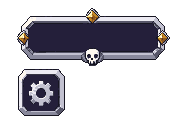
#> input picture ArtSource/SilverRoyalRelicUI/Stage01/Raw/A.png, 192 x 128 px; its folder holds 4 pictures in this run
$ python cleanup.py
#> lines starting #> are read from the running program, lines starting #| are printed output that depends on the picture
"""Prepare explicit edits, execute them inside LibreSprite, verify native exports."""
from pathlib import Path
from PIL import Image
from collections import Counter,deque
import json,hashlib,subprocess
HERE=Path(__file__).resolve().parent;ROOT=HERE.parents[2]
EXE='C:/Users/USER/Downloads/libresprite-development-windows-x86_64/libresprite.exe'
def sha(p):return hashlib.sha256(p.read_bytes()).hexdigest()
def rgb(h):return tuple(bytes.fromhex(h.lstrip('#')))
plans=[];expected={};native={}
for key in ['A','B','CWave','CSettings']:
    source=HERE/'Raw'/f'{key}.png';im=Image.open(source).convert('RGBA');out=im.copy();changes=[]
#> further down, im is the input picture: PIL image 192x128 RGBA; mean R, G, B, A 45, 42.9, 57.1, 87.9
    if key in ['A','B']:
        mapping={rgb('241f3a'):rgb('11101b')}
        if key=='B':mapping[rgb('151423')]=rgb('171622')
    else:mapping={}
    for y in range(im.height):
        for x in range(im.width):
            c=im.getpixel((x,y))
            if c[3] and c[:3] in mapping:out.putpixel((x,y),(*mapping[c[:3]],255))
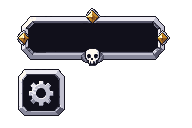
#> out: PIL image 192x128 RGBA; mean R, G, B, A 41.6, 40.2, 51.6, 87.9; transparent parts drawn white
    # C's inner recess is a separate connected near-black region. Never remap its outline.
    if key.startswith('C'):
        center=(96,30) if key=='CWave' else (32,15)
        source_color=out.getpixel(center)
        if source_color[:3] in [rgb('171622'),rgb('151423'),rgb('241f3a')]:
            q=deque([center]);seen={center}
            while q:
                x,y=q.popleft();out.putpixel((x,y),(*rgb('11101b'),255))
                for p in [(x-1,y),(x+1,y),(x,y-1),(x,y+1)]:
                    if 0<=p[0]<im.width and 0<=p[1]<im.height and p not in seen and out.getpixel(p)==source_color:
                        seen.add(p);q.append(p)
    # Tiny warm studs tie A's Settings to its wave plaque; all stay on existing rim pixels.
    if key=='A':
        for cx,cy in [(40,72),(40,112),(21,92),(61,92)]:
            for dy in range(-2,3):
                for dx in range(-2,3):
                    if abs(dx)+abs(dy)>2:continue
                    x,y=cx+dx,cy+dy
                    if not im.getpixel((x,y))[3]:continue
                    tone='8a5622' if dx+dy>1 else 'c58826' if dx+dy>=0 else 'fbea90'
                    out.putpixel((x,y),(*rgb(tone),255))
    if key=='CWave':
        gold={rgb(c) for c in ['fbea90','c58826','8a5622','60340f','e8b84d']}
        for y in range(44,min(im.height,60)):
            for x in range(87,106):
                c=out.getpixel((x,y))
                if c[3] and c[:3] in gold:out.putpixel((x,y),(*rgb('c2c1d0' if c[:3] in [rgb('60340f'),rgb('8a5622')] else 'eceaf2'),255))
    # Remove only disconnected 1-2px flecks. Keep full skull, ornament and bevel clusters.
    mask={(x,y) for y in range(im.height) for x in range(im.width) if out.getpixel((x,y))[3]};seen=set();removed=[]
#> after `mask = {(x, y) for y in range(im.height) for x in range(im.width) if o`: mask = 8469 items
    for p in sorted(mask):
        if p in seen:continue
        q=[p];comp=[];seen.add(p)
        while q:
            x,y=q.pop();comp.append((x,y))
            for dx in (-1,0,1):
                for dy in (-1,0,1):
                    n=(x+dx,y+dy)
                    if n in mask and n not in seen:seen.add(n);q.append(n)
        if len(comp)<=2:
            for p in comp:out.putpixel(p,(0,0,0,0));removed.append(p)
#> this loop made 8469 passes
#> after the loop, removed = []; seen = 8469 items
    for y in range(im.height):
        for x in range(im.width):
            if im.getpixel((x,y))!=out.getpixel((x,y)):changes.append([x,y,*out.getpixel((x,y))])
#> after the loop, changes = 4414 items, first 6: [93, 11, 17, 16, 27, 255], [95, 11, 17, 16, 27, 255], [88, 14, 17, 16, 27, 255], [45, 16, 17, 16, 27, 255], [46, 16, 17, 16, 27, 255], [50, 16, 17, 16, 27, 255]
    regions={'Wave':(0,0,192,68),'Settings':(0,68,100,128)} if key in ['A','B'] else {'Wave' if key=='CWave' else 'Settings':(0,0,im.width,im.height)}
    crops=[]
    for role,region in regions.items():
        region_im=out.crop(region);b=region_im.getbbox();assert b,(key,role)
        bbox=(b[0]+region[0],b[1]+region[1],b[2]+region[0],b[3]+region[1])
        # Add two native transparent pixels; no source scaling or resampling.
        crop=[bbox[0]-2,bbox[1]-2,bbox[2]-bbox[0]+4,bbox[3]-bbox[1]+4]
        if role=='Settings':
            # Match the live square canvas by transparent padding, never stretch.
            crop=[bbox[0]-(56-(bbox[2]-bbox[0]))//2,bbox[1]-(56-(bbox[3]-bbox[1]))//2,56,56]
        name=key[0]+'_'+role
        crops.append({'name':name,'crop':crop});native[name]=out.crop((crop[0],crop[1],crop[0]+crop[2],crop[1]+crop[3]))
#> this loop made 2 passes
#> (b, bbox) on pass 2: ((18, 1, 65, 48), (18, 69, 65, 116))
#> bbox on pass 1: (17, 8, 170, 66)
#> pass 1, `region_im = out.crop(region)`:
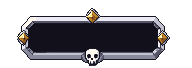
#> region_im: PIL image 192x68 RGBA; mean R, G, B, A 45.7, 44, 54.8, 124.1; transparent parts drawn white
#> pass 2, `region_im = out.crop(region)`:
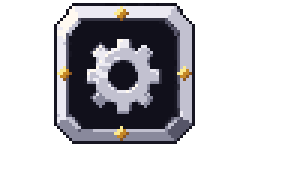
#> region_im: PIL image 100x60 RGBA (shown 3 times larger); mean R, G, B, A 50, 48.5, 59.8, 90; transparent parts drawn white
#> after the loop, crops = 2 items; native = 2 items
    plans.append({'key':key,'source':source.as_posix(),'width':im.width,'height':im.height,'changes':changes,'removed_flecks':removed,'crops':crops})
    expected[key]=out
#> pass 2 of the loop `for key in ['A','B','CWave','CSettings']:`:
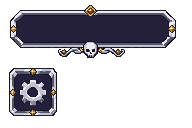
#> input picture ArtSource/SilverRoyalRelicUI/Stage01/Raw/B.png, 192 x 128 px
#> im is the input picture: PIL image 192x128 RGBA; mean R, G, B, A 40.9, 38.6, 55.1, 91.4
#> after the loop `for y in range(im.height):`:
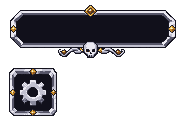
#> out: PIL image 192x128 RGBA; mean R, G, B, A 37.2, 35.7, 48.9, 91.4; transparent parts drawn white
#> mask = 8806 items
#> the loop `for p in sorted(mask):` made 8806 passes
#> after the loop `for y in range(im.height):`: changes = 5911 items, first 6: [89, 5, 23, 22, 34, 255], [91, 5, 23, 22, 34, 255], [88, 6, 23, 22, 34, 255], [92, 6, 23, 22, 34, 255], [87, 7, 23, 22, 34, 255], [93, 7, 23, 22, 34, 255]
#> the loop `for role,region in regions.items():` made 2 passes
#> (b, bbox) on pass 2: ((9, 0, 57, 48), (9, 68, 57, 116))
#> pass 2, `region_im = out.crop(region)`:
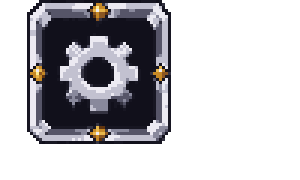
#> region_im: PIL image 100x60 RGBA (shown 3 times larger); mean R, G, B, A 47.6, 46, 59, 96.4; transparent parts drawn white
#> after the loop `for role,region in regions.items():`: native = 4 items
#> (the run stopped early here; a loop or call above may not have finished)
